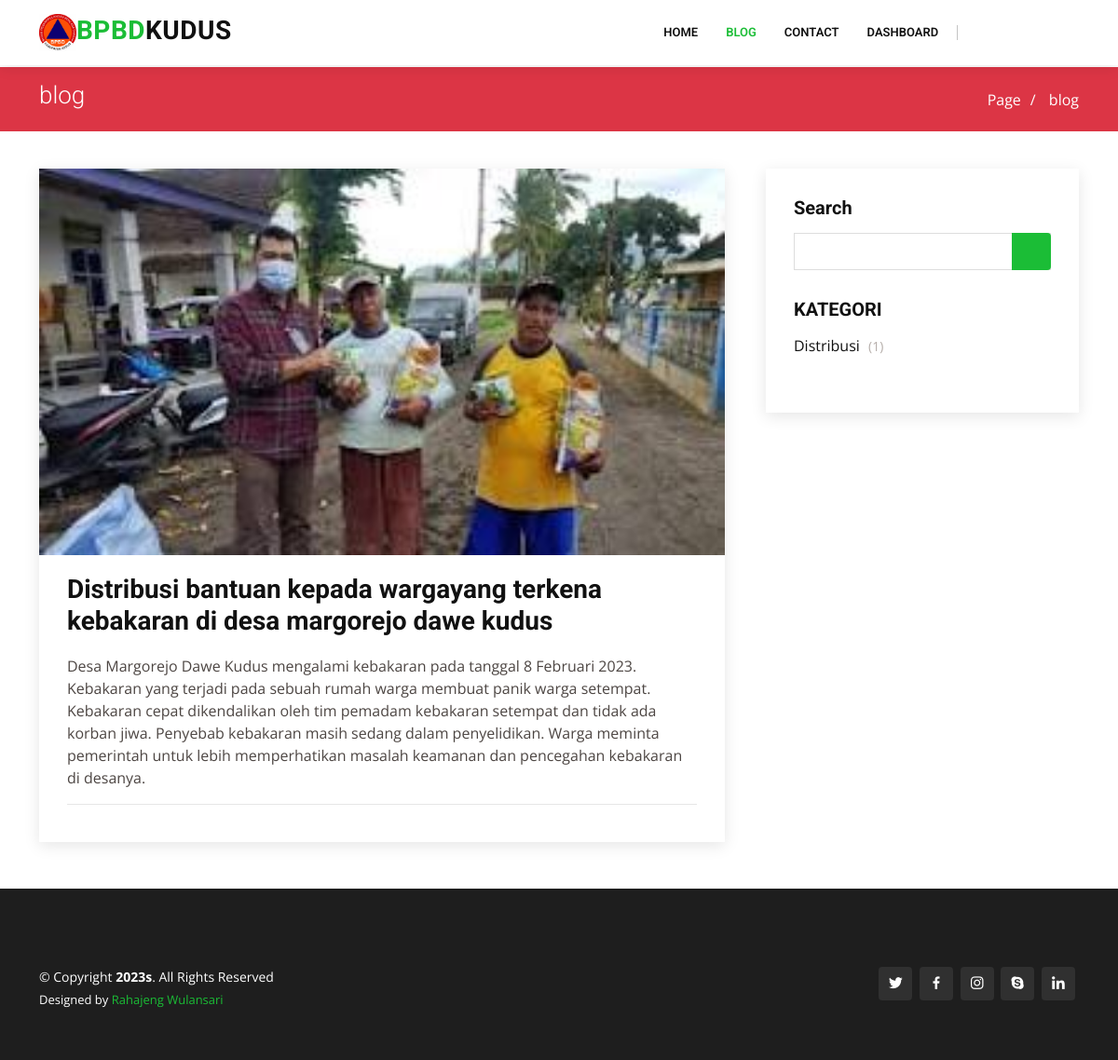
Screenshot of /?pages=blog_post&id=1 (signed in) with the database file from the repository.
### tables this page shows
CREATE TABLE `publikasi` (
  `id_publikasi` int(11) NOT NULL,
  `id_distribusi` int(11) DEFAULT NULL,
  `judul` varchar(255) DEFAULT NULL,
  `kutipan` varchar(255) DEFAULT NULL,
  `kategori` varchar(100) DEFAULT NULL,
  `isi` text DEFAULT NULL,
  `gambar` text DEFAULT NULL,
  `created_at` timestamp NULL DEFAULT NULL,
  `updated_at` timestamp NULL DEFAULT current_timestamp(),
  `tanggal_publikasi` date DEFAULT NULL
);

### config/config.php (called while the page is built, shortened)
<?php
class Config {
    public function TemplatePages($page){
        include "views/pages/templates/header.php";
        include "views/pages/templates/navbar.php";
        include "views/pages/templates/breadcrumb.php";
        include $page;
        include "views/pages/templates/footer.php";
    }
}

### function.php (called while the page is built, shortened)
<?php
function Querybanyak($query){
    $mysqli = new mysqli("localhost","root","","pengaduan-bpbd");
    return $mysqli->query($query);
}
function Querysatudata($query){
    $koneksi = mysqli_connect("localhost","root","","pengaduan-bpbd");
    $query_cek = mysqli_query($koneksi, $query);
    return mysqli_fetch_array($query_cek, MYSQLI_BOTH);
}
function NumRows($query){
    $koneksi = mysqli_connect("localhost","root","","pengaduan-bpbd");
    $cari = mysqli_query($koneksi, $query);
    $cek = mysqli_num_rows($cari);
    return $cek;
}

### views/pages/blog_single.php (the view, shortened to what this page needs)
   <?php
    $publikasi = Querysatudata("SELECT * FROM publikasi WHERE id_publikasi = ".$_GET["id"]."");
   ?>
    <section id="blog" class="blog">
      <div class="container" data-aos="fade-up">
        <div class="row">
          <div class="col-lg-8 entries">
          <article class="entry entry-single">
<div class="entry-img">
  <img src="gambar/publikasi/<?= $publikasi["gambar"] ?>" style="width: 100%;" alt="" class="img-fluid">
</div>
<h2 class="entry-title">
  <a href="blog-single.html"><?= $publikasi["judul"] ?></a>
</h2>
<div class="entry-content">
  <p><?= $publikasi["isi"] ?> </p>
</div>
<div class="entry-footer">
</div>
</article>
          </div>
          <div class="col-lg-4">
            <div class="sidebar">
              <h3 class="sidebar-title">Search</h3>
              <div class="sidebar-item search-form">
              <form action="" method="GET">
                  <input type="text" name="search">
                  <button type="submit"><i class="bi bi-search"></i></button>
                </form>
              </div>
              <h3 class="sidebar-title">KATEGORI</h3>
              <div class="sidebar-item categories">
                <ul>
                <?php
                    $new_publikasis = Querybanyak("SELECT * FROM publikasi GROUP BY kategori ORDER BY id_publikasi DESC");
                    foreach ($new_publikasis as $publikasi) {
                ?>
                    <li><a href="#"><?= $publikasi["kategori"] ?>
                    <?php $num_kategori = NumRows("SELECT * FROM publikasi WHERE kategori = '".$publikasi['kategori']."'"); ?>
                    <span>(<?= $num_kategori ?>)</span></a></li>
                <?php
                    }
                ?>
                </ul>
              </div>
          </div>
        </div>
      </div>
    </section>

### assets/pages/assets/css/style.css (style rules this page uses)
body { font-family: "Open Sans", sans-serif; color: #4d4643; }
a { color: #1bbd36; text-decoration: none; }
h1, h2, h3, h4, h5, h6 { font-family: "Roboto", sans-serif; }
section { padding: 60px 0; overflow: hidden; }
.blog { padding: 40px 0 20px 0; }
.blog .entry { padding: 30px; margin-bottom: 60px; box-shadow: 0 4px 16px rgba(0, 0, 0, 0.1); }
.blog .entry .entry-img { max-height: 440px; margin: -30px -30px 20px -30px; overflow: hidden; }
.blog .entry .entry-title { font-size: 28px; font-weight: bold; padding: 0; margin: 0 0 20px 0; }
.blog .entry .entry-title a { color: #111; transition: 0.3s; }
.blog .entry .entry-content p { line-height: 24px; }
.blog .entry .entry-footer { padding-top: 10px; border-top: 1px solid #e6e6e6; }
.blog .entry-single { margin-bottom: 30px; }
.blog .sidebar { padding: 30px; margin: 0 0 60px 20px; box-shadow: 0 4px 16px rgba(0, 0, 0, 0.1); }
.blog .sidebar .sidebar-title { font-size: 20px; font-weight: 700; padding: 0 0 0 0; margin: 0 0 15px 0; color: #111; position: relative; }
.blog .sidebar .sidebar-item { margin-bottom: 30px; }
.blog .sidebar .search-form form { background: #fff; border: 1px solid #ddd; padding: 3px 10px; position: relative; }
.blog .sidebar .search-form form input[type=text] { border: 0; padding: 4px; border-radius: 4px; width: calc(100% - 40px); }
.blog .sidebar .search-form form button { position: absolute; top: 0; right: 0; bottom: 0; border: 0; background: none; font-size: 16px; padding: 0 15px; margin: -1px; background: #1bbd36; color: #fff; transition: 0.3s; border-radius: 0 4px 4px 0; line-height: 0; }
.blog .sidebar .search-form form button i { line-height: 0; }
.blog .sidebar .categories ul { list-style: none; padding: 0; }
.blog .sidebar .categories ul a { color: #111; transition: 0.3s; }
.blog .sidebar .categories ul a span { padding-left: 5px; color: #b4aca8; font-size: 14px; }

### rows the page displays
publikasi: gambar (picture), judul "Distribusi bantuan kepada wargayang terkena kebakaran di desa margorejo dawe kudus", isi "Desa Margorejo Dawe Kudus mengalami kebakaran pada tanggal 8 Februari 2023. Kebakaran yang terjadi pada sebuah rumah warga membuat panik warga setempat. Kebakaran cepat dikendalikan oleh tim pemadam kebakaran setempat dan tidak ada korban jiwa. Penyebab kebakaran masih sedang dalam penyelidikan. Warga meminta pemerintah untuk lebih memperhatikan masalah keamanan dan pencegahan kebakaran di desanya.", kategori "Distribusi", num_kategori "1"

### other values shown
$page_beadcrambs "blog"
